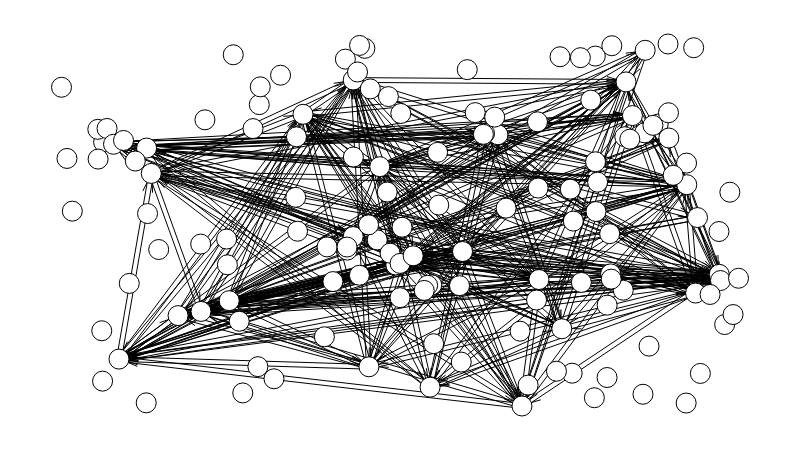

The notebook cell saved with this chart:
### Code cell
espec.draw()

### Figure 1 — Plotly figure (JSON) as saved in the notebook; plotly's stock layout.template omitted (floating-point values rounded to 4 significant figures; data arrays with more than 128 entries replaced by an {"elided": "..."} marker saying what was removed)
{"data": [{"hoverinfo": "none", "line": {"color": "rgb(127, 127, 127)", "dash": "solid", "width": 0}, "mode": "lines", "type": "scatter", "x": [0.5011, 0.5011, null, 0, 1, null], "y": [0, 1, null, 0.4974, 0.4974, null]}, {"hoverinfo": "none", "line": {"color": "rgb(0, 0, 0)", "dash": "solid", "width": 1}, "mode": "lines", "type": "scatter", "x": {"elided": "2424 float values"}, "y": {"elided": "2424 float values"}}, {"hoverinfo": "none", "marker": {"color": "rgb(255, 255, 255)", "line": {"color": "rgb(0, 0, 0)", "width": 1}, "size": 20, "symbol": "circle"}, "mode": "markers+text", "text": {"elided": "141 null values"}, "textfont": {"color": "rgb(0, 0, 0)"}, "textposition": "middle center", "type": "scatter", "x": {"elided": "141 float values"}, "y": {"elided": "141 float values"}}, {"hoverinfo": "none", "mode": "text", "text": [], "textfont": {"color": "rgb(255, 255, 255)"}, "textposition": "middle center", "type": "scatter", "x": [], "y": []}, {"hoverinfo": "none", "mode": "text", "text": {"elided": "141 null values"}, "textfont": {"color": "rgb(0, 0, 0)"}, "textposition": "middle center", "type": "scatter", "x": {"elided": "141 float values"}, "y": {"elided": "141 float values"}}, {"hoverinfo": "none", "mode": "text", "text": {"elided": "404 null values"}, "textfont": {"color": "rgb(0, 0, 0)"}, "textposition": "middle center", "type": "scatter", "x": {"elided": "404 float values"}, "y": {"elided": "404 float values"}}, {"hoverinfo": "none", "marker": {"color": "rgba(255, 255, 255, 0)", "line": {"color": "rgba(255, 255, 255, 0)", "width": 0}, "size": 0, "symbol": "circle"}, "mode": "markers", "type": "scatter", "x": [0.5, 0, 1, 0.5], "y": [0, 0.5, 0.5, 1]}], "layout": {"height": 450, "hovermode": "closest", "margin": {"b": 10, "l": 10, "r": 10, "t": 10}, "plot_bgcolor": "rgb(255, 255, 255)", "showlegend": false, "width": 800, "xaxis": {"fixedrange": true, "showgrid": false, "showticklabels": false, "zeroline": false}, "yaxis": {"fixedrange": true, "showgrid": false, "showticklabels": false, "zeroline": false}}}
